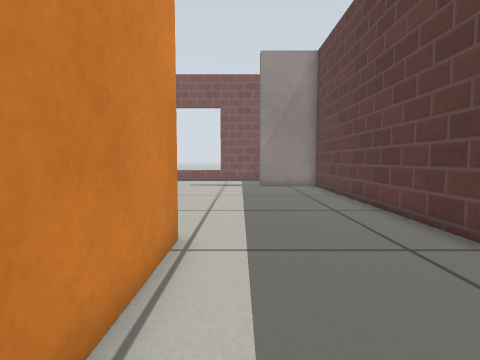
[1] (above)

15 first-person views from a walk through a robot-simulator world made for Gazebo. The camera is 0.4 m above the floor, tilts 4° down and sees 80° across. The floor is counted in squares, 0.25 m on a side. Each view is taken from the middle of a square. On the plan, view 1 faces up. The plan holds only what a view shows up to about 15 squares ahead; the rest is blank. Gazebo's built-in surfaces are drawn with simple patterns.

[2]
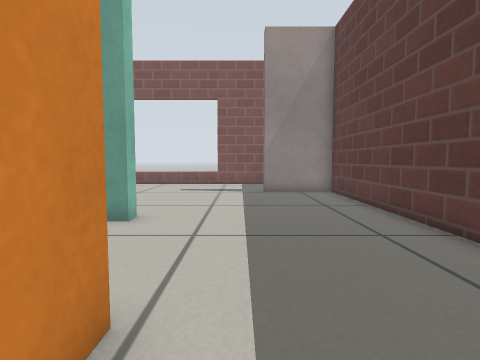

[3]
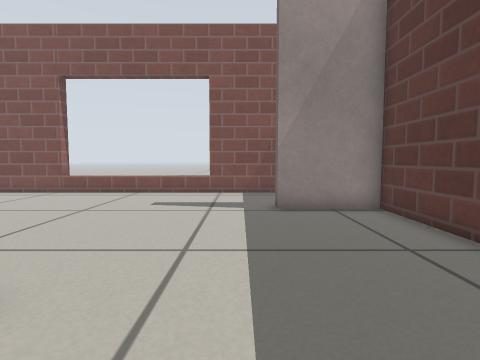

[4]
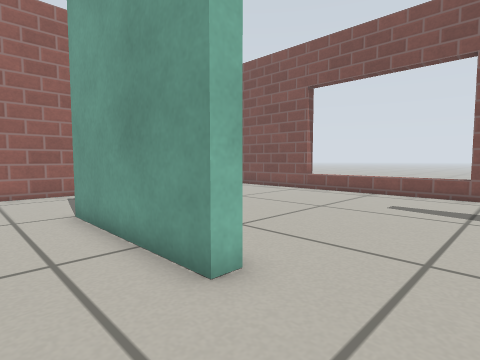

[5]
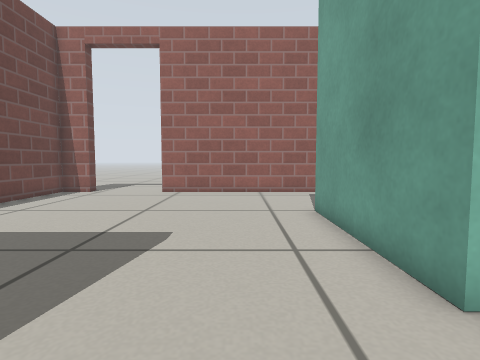

[6]
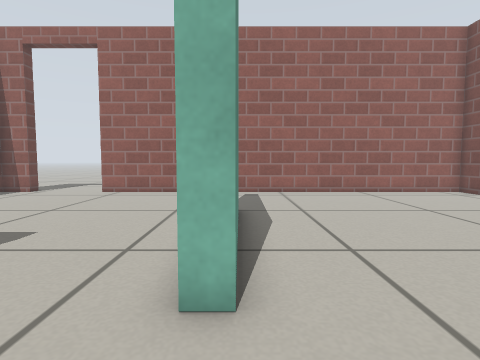

[7]
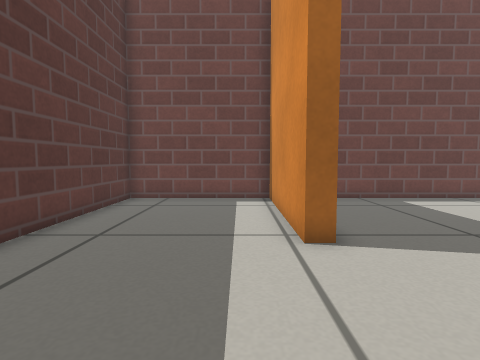

[8]
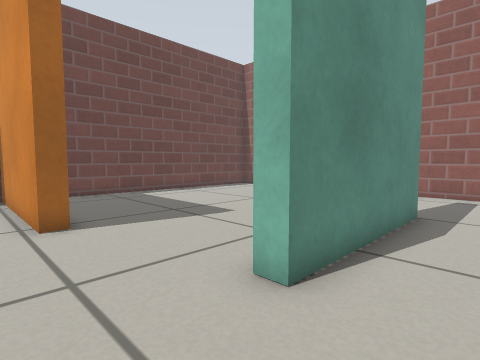

[9]
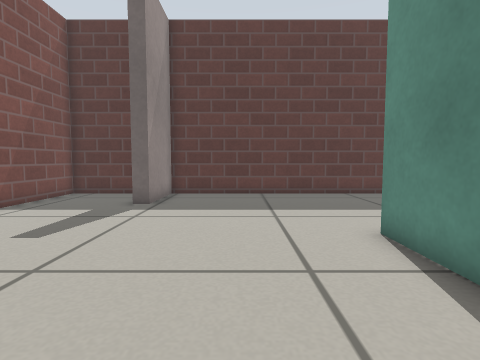

[10]
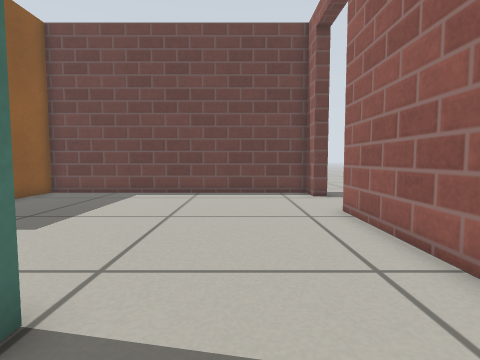

[11]
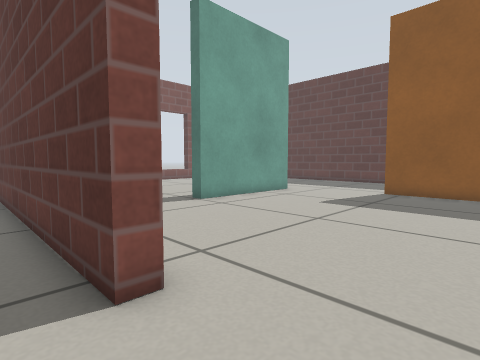

[12]
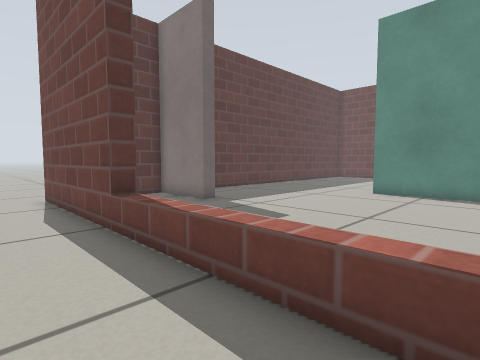

[13]
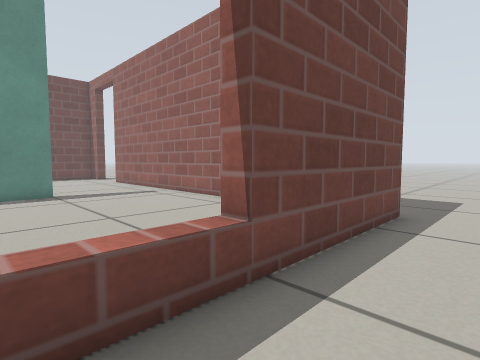

[14]
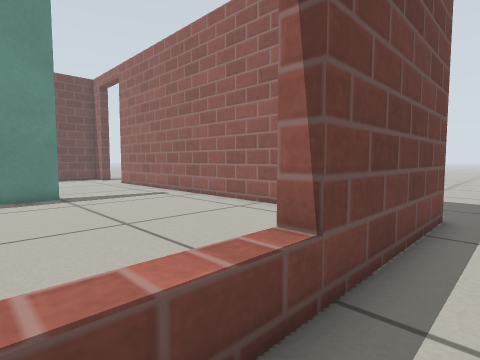

[15]
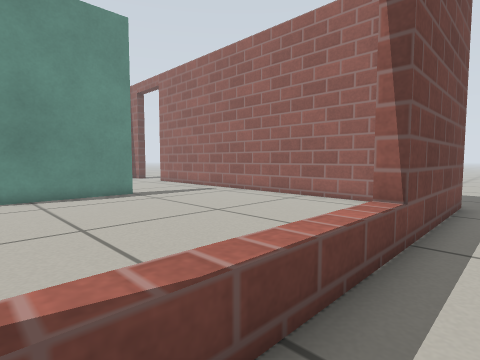

### Floor plan
Points are (right, up) in squares from view 1. A wall is a line through its corners. A room is listed if a view was taken in it or the views show most of it. See-through windows are left out.
Room 1 (views 1, 2, 3, 4, 5, 6, 7, 8, 9, 10)
walls: (-2.9, 11) (-2.9, 10.4) (-8.9, 10.4) (-8.9, 11) (-2.9, 11); (-14.2, 0.5) (-14.2, -0.9) (-1.8, -0.9) (-1.8, 5.6) (-1.2, 5.6) (-1.2, -0.9) (4.6, -0.9) (4.6, 17.3) (1.2, 17.3) (1.2, 17.9) (4.6, 17.9) (4.6, 21.9) (-14.2, 21.9) (-14.2, 4.1)
ways out: open door at (-14.5, 2.5) to room 2
Room 2 (views 11, 12, 13, 14, 15)
walls: (-14.8, 4.1) (-14.8, 15); (-14.9, 22.5) (5.2, 22.5)
ways out: open door at (-14.5, 2.5) to room 1

Where each view was taken, in squares from view 1:
view 1: 0 up, 0 right, facing up
view 2: 3 up, 0 right, facing up
view 3: 8 up, 0 right, facing up
view 4: 8 up, 0 right, facing up-left
view 5: 8 up, 0 right, facing left
view 6: 11 up, 0 right, facing left
view 7: 11 up, 0 right, facing down
view 8: 13 up, 0 right, facing down-left
view 9: 14 up, 9 left, facing right
view 10: 13 up, 11 left, facing down
view 11: 1 up, 16 left, facing up-right
view 12: 25 up, 8 left, facing down-right
view 13: 25 up, 6 left, facing down-left
view 14: 24 up, 6 left, facing down-left
view 15: 24 up, 3 left, facing down-left
